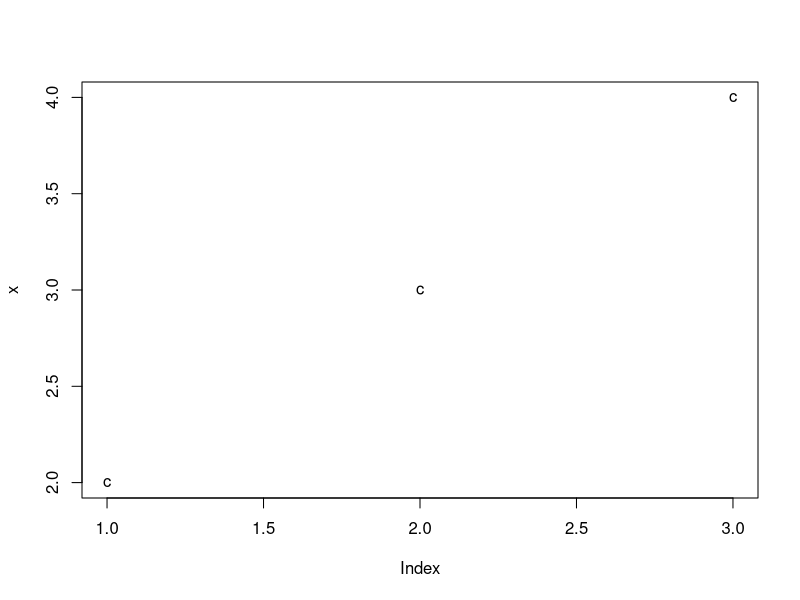
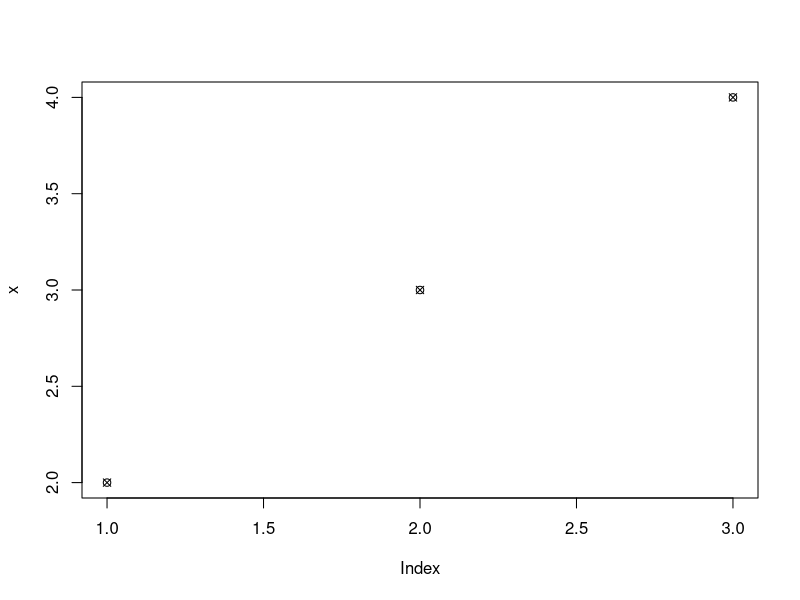
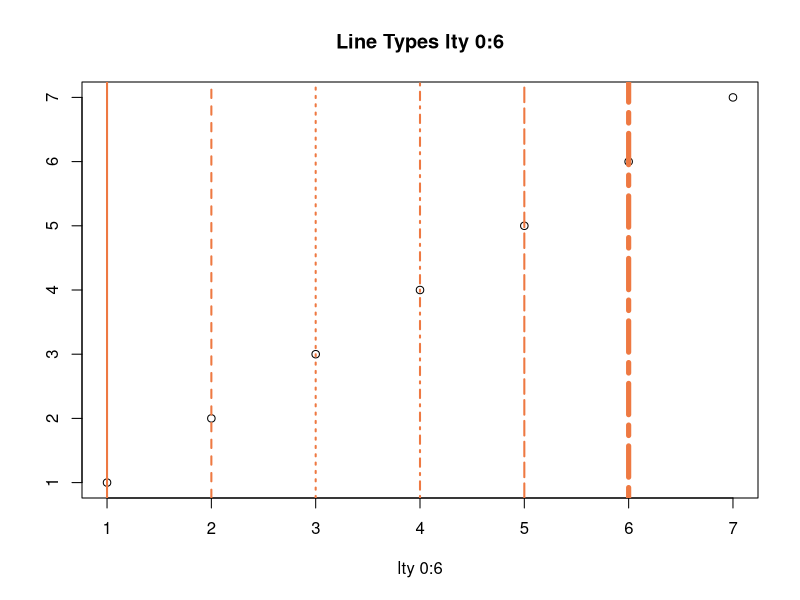
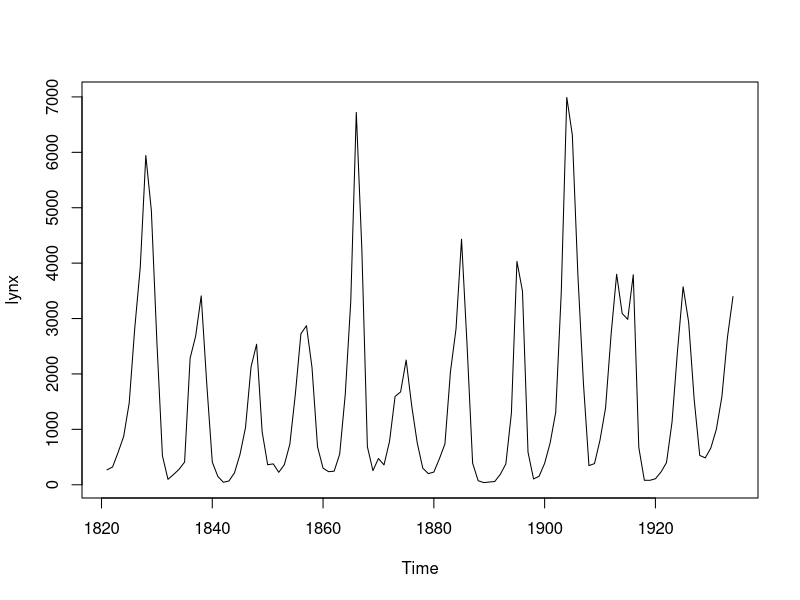
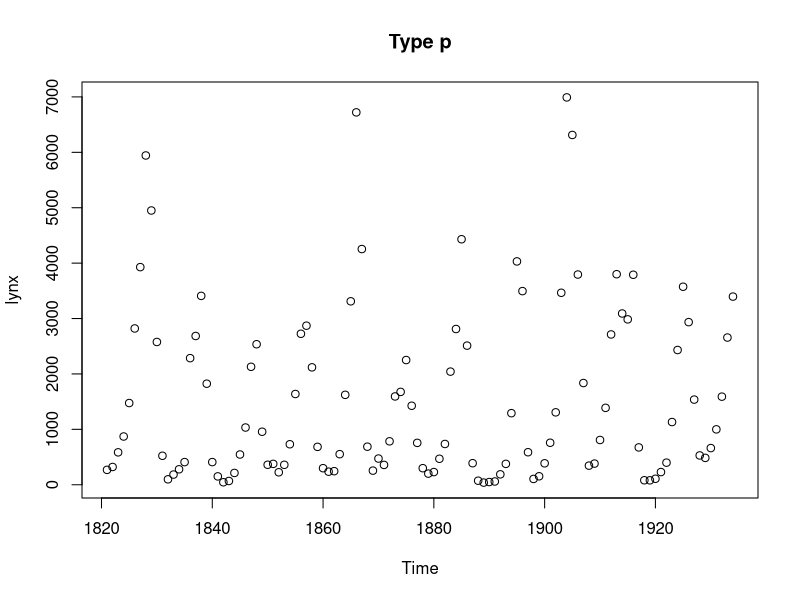
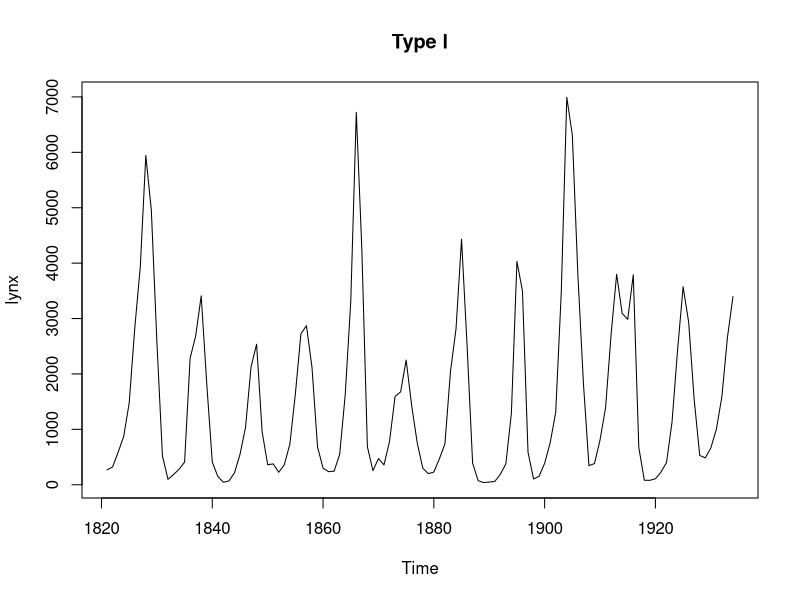
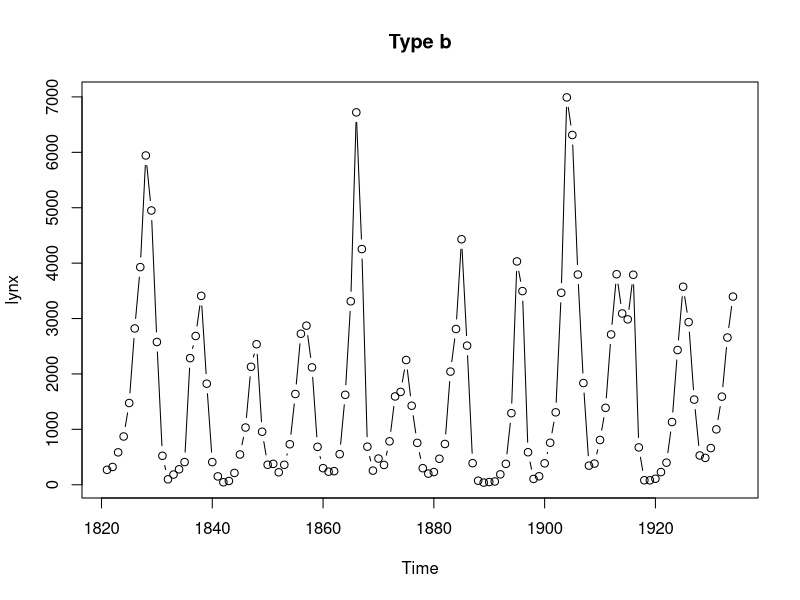
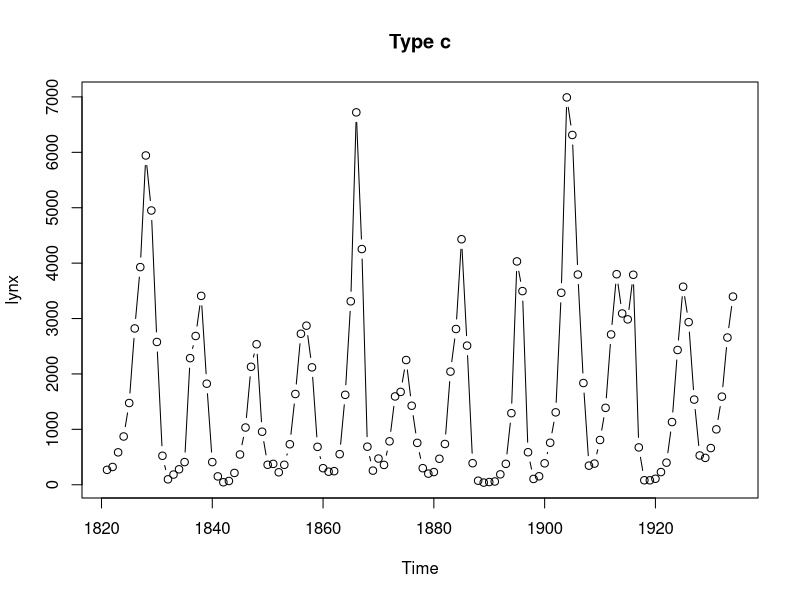

Reproduce these figures in R, in order.
# color manipulation

colors()

# point symbol types
?pch

x=2:4

plot(x, pch="c") # using letters as point symbols

plot(x, pch=13) # symbol nr 13

# Line Types

par(mfrow=c(1,1), col.axis="black") # setting parameters back to default

library(plotrix) # add on package for "ablineclip", install if not yet available

plot(1:7, ylab="", main="Line Types lty 0:6", xlab="lty 0:6") # test plot

ablineclip(v=1, lty=1, col="sienna2", lwd=2) # solid (default)
ablineclip(v=2, lty=2, col="sienna2", lwd=2) # dashed
ablineclip(v=3, lty=3, col="sienna2", lwd=2) # dotted
ablineclip(v=4, lty=4, col="sienna2", lwd=2) # dotdash
ablineclip(v=5, lty=5, col="sienna2", lwd=2) # longdash
ablineclip(v=6, lty=6, col="sienna2", lwd=5) # twodash, thicker for comparison
ablineclip(v=7, lty=0, col="sienna2", lwd=2) # blank

# plot types of R Base plot

? plot

# by using "type" we can specify which kind of plot we want

plot(lynx) # plot for time series data

plot(lynx, type="p", main="Type p") # points (default)
plot(lynx, type="l", main="Type l") # lines (default for time series)
plot(lynx, type="b", main="Type b") # points connected by lines
plot(lynx, type="b", main="Type c") # lines only of b
plot(lynx, type="o", main="Type o") # points overlaid by lines
plot(lynx, type="h", main="Type h") # high density
plot(lynx, type="s", main="Type s") # steps
plot(lynx, type="n", main="Type n") # no plot

# Example: advanced line plot with R Base


par(mar=c(4,3,3,3), col.axis="darkgreen") # change of plot margins

plot(cars$speed, type="s", col="red", bty="n", xlab="Cars ID", ylab="")

text(8, 14, "Speed in mph", cex=0.85, col="red") # adding the explanatory text to plot 1

par(new=T) # allows 2 in 1 plot

plot(cars$dist, type="s", bty="n", ann=F, axes=F, col="darkblue")

axis(side=4, col = "darkblue") # y axis for plot 2

text(37, 18, "Stopping distance in ft", cex=0.85, col="darkblue") # explanations to plot 2

title(main="Speed and Stopping\n Distances of Cars") # main title

#??? graphical parameters

?par

par()




